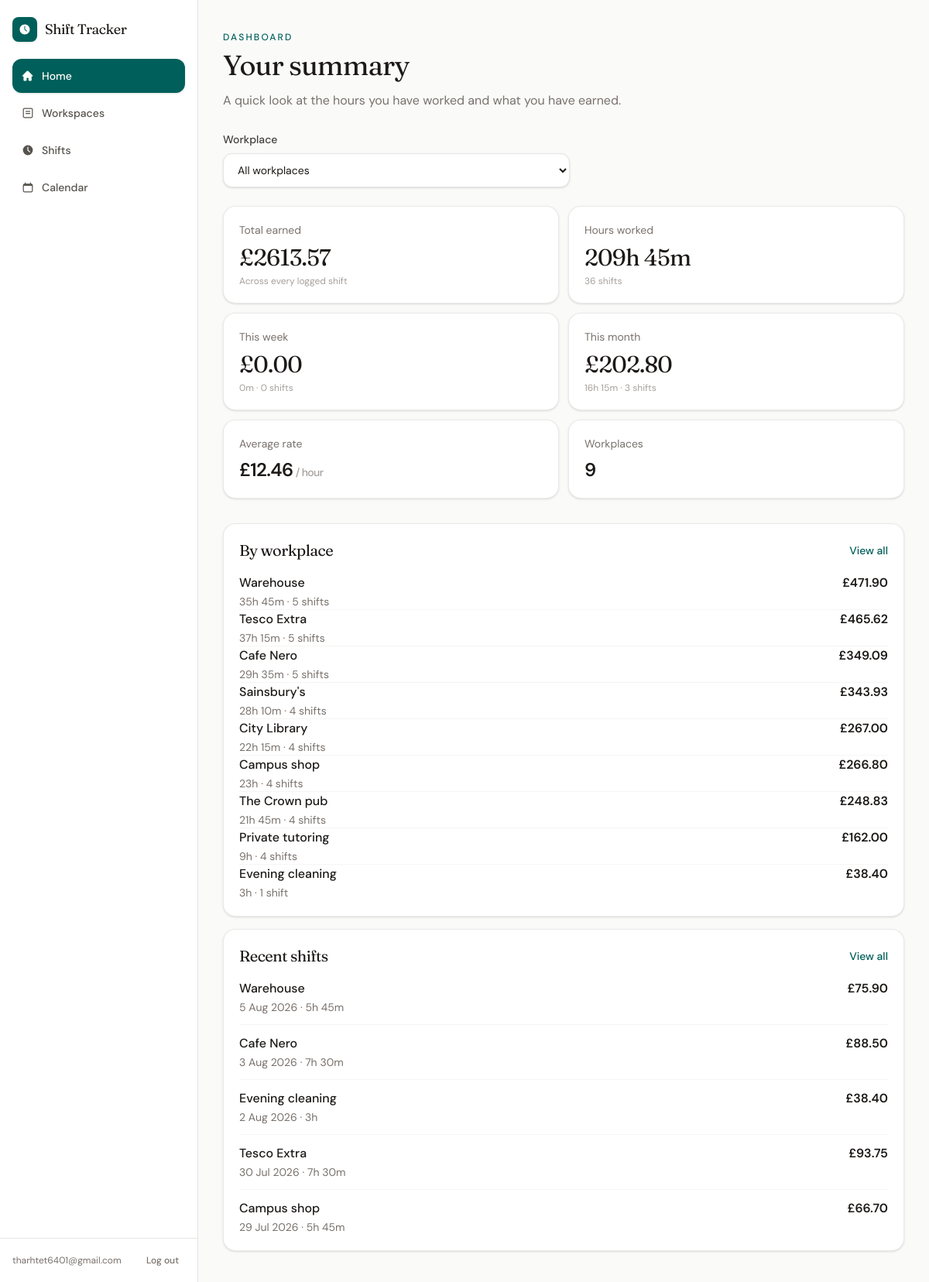
The app's page / (signed in) with its own data.
### workspaces/models.py (models this page shows, shortened)
class Workplace(models.Model):
    user = models.ForeignKey(
        settings.AUTH_USER_MODEL,
        on_delete=models.CASCADE,
        related_name="workplaces",
    )
    name = models.CharField(max_length=100)
    hourly_rate = models.DecimalField(
        max_digits=6,
        decimal_places=2,
    )
    is_active = models.BooleanField(default=True)
    created_at = models.DateTimeField(auto_now_add=True)
    updated_at = models.DateTimeField(auto_now=True)

### shifts/models.py (models this page shows, shortened)
class Shift(models.Model):
    user = models.ForeignKey(
        settings.AUTH_USER_MODEL,
        on_delete=models.CASCADE,
        related_name="shifts",
    )
    workplace = models.ForeignKey(
        Workplace,
        on_delete=models.PROTECT,
        related_name="shifts",
    )
    date = models.DateField()
    start_time = models.TimeField()
    end_time = models.TimeField()
    break_minutes = models.PositiveIntegerField(default=0)
    hourly_rate_at_time = models.DecimalField(
        max_digits=6,
        decimal_places=2,
    )
    notes = models.TextField(
        blank=True,
    )
    created_at = models.DateTimeField(auto_now_add=True)
    updated_at = models.DateTimeField(auto_now=True)
    def duration_minutes(self):
        start = datetime.combine(
            self.date,
            self.start_time,
        )
        end = datetime.combine(
            self.date,
            self.end_time,
        )
        if end <= start:
            end += timedelta(days=1)
        total_minutes = int(
            (end - start).total_seconds() / 60
        )
        return total_minutes - self.break_minutes
    def duration_hours(self):
        return Decimal(self.duration_minutes()) / Decimal("60")
    def duration_display(self):
        minutes = max(self.duration_minutes(), 0)
        hours, remaining = divmod(minutes, 60)
        if hours and remaining:
            return f"{hours}h {remaining}m"
        if hours:
            return f"{hours}h"
        return f"{remaining}m"
    def estimated_earnings(self):
        return (
            self.duration_hours()
            * self.hourly_rate_at_time
        ).quantize(Decimal("0.01"))

### shifts/views.py (the view)
# urls.py: 2. Add a URL to urlpatterns:  path('', views.home, name='home')
@login_required
def home(request):
    try:
        workplace = _dashboard_workplace(request)
        context = {"stats": dashboard_stats(request.user, workplace=workplace)}
        template = (
            "shifts/partials/dashboard.html"
            if request.headers.get("HX-Request")
            else "shifts/home.html"
        )
        return render(request, template, context)
    except Exception:
        messages.error(request, "Could not load the dashboard.")
        template = (
            "shifts/partials/dashboard.html"
            if request.headers.get("HX-Request")
            else "shifts/home.html"
        )
        return render(
            request,
            template,
            {"stats": empty_dashboard_stats()},
        )

### shifts/services.py (called while the page is built)
def format_minutes(minutes):
    minutes = max(int(minutes), 0)
    hours, remaining = divmod(minutes, 60)
    if hours and remaining:
        return f"{hours}h {remaining}m"
    if hours:
        return f"{hours}h"
    return f"{remaining}m"

def _empty_summary():
    return {
        "count": 0,
        "minutes": 0,
        "hours_display": format_minutes(0),
        "pay": Decimal("0.00"),
    }

def summarize_shifts(shifts):
    summary = _empty_summary()
    for shift in shifts:
        minutes = max(shift.duration_minutes(), 0)
        summary["count"] += 1
        summary["minutes"] += minutes
        summary["pay"] += shift.estimated_earnings()
    summary["hours_display"] = format_minutes(summary["minutes"])
    summary["pay"] = summary["pay"].quantize(Decimal("0.01"))
    return summary

def workplace_breakdown(shifts):
    grouped = defaultdict(
        lambda: {
            "id": None,
            "name": "",
            "count": 0,
            "minutes": 0,
            "pay": Decimal("0.00"),
        }
    )
    for shift in shifts:
        row = grouped[shift.workplace_id]
        row["id"] = shift.workplace_id
        row["name"] = shift.workplace.name
        row["count"] += 1
        row["minutes"] += max(shift.duration_minutes(), 0)
        row["pay"] += shift.estimated_earnings()
    results = []
    for row in grouped.values():
        row["hours_display"] = format_minutes(row["minutes"])
        row["pay"] = row["pay"].quantize(Decimal("0.01"))
        results.append(row)
    results.sort(key=lambda item: item["pay"], reverse=True)
    return results

### shifts/views.py (called while the page is built)
def _dashboard_workplace(request):
    workplace_id = request.GET.get("workplace")
    if not workplace_id:
        return None
    try:
        return Workplace.objects.get(pk=workplace_id, user=request.user)
    except (Workplace.DoesNotExist, ValueError, TypeError):
        return None

### shifts/templates/shifts/home.html (shortened to what this page needs)
{% extends "app.html" %}
{% block app_content %}
<div class="px-4 py-6 sm:px-8 sm:py-10">
    <p class="text-xs font-medium uppercase tracking-[0.18em] text-teal-800">Dashboard</p>
    <h1 class="mt-2 font-serif text-3xl tracking-tight text-stone-900 sm:text-4xl">Your summary</h1>
    <p class="mt-3 max-w-xl text-base leading-7 text-stone-500">
        A quick look at the hours you have worked and what you have earned.
    </p>
    <div id="dashboard-root" class="mt-6">
        {% include "shifts/partials/dashboard.html" %}
    </div>
</div>
{% endblock %}

### templates/app.html (shortened to what this page needs)
{% extends "base.html" %}
{% block content %}
<div id="app-shell" class="flex min-h-screen md:flex-row">
    <aside
        id="app-sidebar"
        class="fixed inset-y-0 left-0 z-50 flex w-72 max-w-[85vw] -translate-x-full flex-col border-r border-stone-200 bg-white transition-transform duration-200 md:static md:z-auto md:w-64 md:max-w-none md:translate-x-0"
    >
        <div class="flex items-center justify-between gap-3 px-4 py-3 md:py-4">
            <a href="{% url 'home' %}" class="flex min-h-11 items-center gap-2.5 text-stone-900">
                <span class="flex size-8 items-center justify-center rounded-lg bg-teal-800 text-white shadow-sm">
                </span>
                <span class="font-serif text-lg tracking-tight">Shift Tracker</span>
            </a>
        </div>
        <nav class="flex flex-1 flex-col gap-1 overflow-y-auto px-3 pb-3 md:px-4">
            <a
                href="{% url 'home' %}"
                class="flex min-h-11 items-center gap-2.5 rounded-xl px-3 text-sm font-medium transition {% if request.resolver_match.url_name == 'home' %}bg-teal-800 text-white shadow-sm{% else %}text-stone-600 hover:bg-stone-100 hover:text-stone-900{% endif %}"
            >
                Home
            </a>
            <a
                href="{% url 'workplace_list' %}"
                class="flex min-h-11 items-center gap-2.5 rounded-xl px-3 text-sm font-medium transition {% if request.resolver_match.url_name == 'workplace_list' %}bg-teal-800 text-white shadow-sm{% else %}text-stone-600 hover:bg-stone-100 hover:text-stone-900{% endif %}"
            >
                Workspaces
            </a>
            <a
                href="{% url 'shift_list' %}"
                class="flex min-h-11 items-center gap-2.5 rounded-xl px-3 text-sm font-medium transition {% if request.resolver_match.url_name == 'shift_list' %}bg-teal-800 text-white shadow-sm{% else %}text-stone-600 hover:bg-stone-100 hover:text-stone-900{% endif %}"
            >
                <svg xmlns="http://www.w3.org/2000/svg" viewBox="0 0 20 20" fill="currentColor" class="size-4">
                    <path fill-rule="evenodd" d="M10 18a8 8 0 1 0 0-16 8 8 0 0 0 0 16Zm.75-13a.75.75 0 0 0-1.5 0v5c0 .192.078.384.22.53l3 2.75a.75.75 0 0 0 1.06-1.06l-2.78-2.547V5Z" clip-rule="evenodd" />
                </svg>
                Shifts
            </a>
            <a
                href="{% url 'shift_calendar' %}"
                class="flex min-h-11 items-center gap-2.5 rounded-xl px-3 text-sm font-medium transition {% if request.resolver_match.url_name == 'shift_calendar' %}bg-teal-800 text-white shadow-sm{% else %}text-stone-600 hover:bg-stone-100 hover:text-stone-900{% endif %}"
            >
                Calendar
            </a>
        </nav>
        <div class="mt-auto flex items-center justify-between gap-2 border-t border-stone-200 px-4 py-4">
            <span class="truncate text-xs text-stone-500">{{ user.email }}</span>
            <a
                href="{% url 'account_logout' %}"
                class="shrink-0 rounded-lg px-2 py-1 text-xs font-medium text-stone-500 transition hover:bg-stone-100 hover:text-stone-900"
            >
                Log out
            </a>
        </div>
    </aside>
    <div class="flex min-w-0 flex-1 flex-col">
        <div class="min-w-0 flex-1">
            {% block app_content %}{% endblock %}
        </div>
    </div>
</div>
{% endblock %}

### shifts/templates/shifts/partials/dashboard.html (shortened to what this page needs)
<div class="form-control max-w-md">
    <label for="dashboard-workplace" class="text-sm font-medium text-stone-700">Workplace</label>
    <select
        id="dashboard-workplace"
        name="workplace"
        hx-get="{% url 'home' %}"
        hx-target="#dashboard-root"
        hx-swap="innerHTML"
        hx-push-url="true"
        hx-include="this"
        class="mt-1.5"
    >
        <option value="" {% if not stats.selected_workplace %}selected{% endif %}>
            All workplaces
        </option>
    </select>
</div>
<div class="mt-6 grid gap-3 sm:grid-cols-2 xl:grid-cols-4">
    <div class="rounded-2xl border border-stone-200/80 bg-white p-5 shadow-sm">
        <p class="text-sm text-stone-500">Total earned</p>
        <p class="mt-2 font-serif text-3xl tracking-tight text-stone-900">£{{ stats.all_time.pay }}</p>
        <p class="mt-1 text-xs text-stone-400">
            {% if stats.selected_workplace %}
                At {{ stats.selected_workplace.name }}
            {% else %}
                Across every logged shift
            {% endif %}
        </p>
    </div>
    <div class="rounded-2xl border border-stone-200/80 bg-white p-5 shadow-sm">
        <p class="text-sm text-stone-500">Hours worked</p>
        <p class="mt-2 font-serif text-3xl tracking-tight text-stone-900">{{ stats.all_time.hours_display }}</p>
        <p class="mt-1 text-xs text-stone-400">{{ stats.all_time.count }} shift{{ stats.all_time.count|pluralize }}</p>
    </div>
    <div class="rounded-2xl border border-stone-200/80 bg-white p-5 shadow-sm">
        <p class="text-sm text-stone-500">This week</p>
        <p class="mt-2 font-serif text-3xl tracking-tight text-stone-900">£{{ stats.week.pay }}</p>
        <p class="mt-1 text-xs text-stone-400">{{ stats.week.hours_display }} · {{ stats.week.count }} shift{{ stats.week.count|pluralize }}</p>
    </div>
    <div class="rounded-2xl border border-stone-200/80 bg-white p-5 shadow-sm">
        <p class="text-sm text-stone-500">This month</p>
        <p class="mt-2 font-serif text-3xl tracking-tight text-stone-900">£{{ stats.month.pay }}</p>
        <p class="mt-1 text-xs text-stone-400">{{ stats.month.hours_display }} · {{ stats.month.count }} shift{{ stats.month.count|pluralize }}</p>
    </div>
</div>
<div class="mt-3 grid gap-3 sm:grid-cols-2">
    <div class="rounded-2xl border border-stone-200/80 bg-white p-5 shadow-sm">
        <p class="text-sm text-stone-500">Average rate</p>
        <p class="mt-2 text-2xl font-semibold tracking-tight text-stone-900">£{{ stats.average_rate }}<span class="text-sm font-medium text-stone-400"> / hour</span></p>
    </div>
    <div class="rounded-2xl border border-stone-200/80 bg-white p-5 shadow-sm">
        <p class="text-sm text-stone-500">{% if stats.selected_workplace %}Workplace{% else %}Workplaces{% endif %}</p>
        <p class="mt-2 truncate text-2xl font-semibold tracking-tight text-stone-900">
            {% if stats.selected_workplace %}
                {{ stats.selected_workplace.name }}
            {% else %}
                {{ stats.workplace_count }}
            {% endif %}
        </p>
    </div>
</div>
{% if stats.has_shifts %}
    <div class="mt-8 grid gap-4 xl:grid-cols-2">
        {% if not stats.selected_workplace %}
            <section class="rounded-2xl border border-stone-200/80 bg-white p-5 shadow-sm">
                <div class="flex items-center justify-between gap-3">
                    <h2 class="font-serif text-xl tracking-tight text-stone-900">By workplace</h2>
                    <a href="{% url 'workplace_list' %}" class="text-sm font-medium text-teal-800 hover:underline">View all</a>
                </div>
                <ul class="mt-4 divide-y divide-stone-100">
                    {% for workplace in stats.by_workplace %}
                        <li>
                            <a
                                href="{% url 'home' %}?workplace={{ workplace.id }}"
                                hx-get="{% url 'home' %}?workplace={{ workplace.id }}"
                                hx-target="#dashboard-root"
                                hx-swap="innerHTML"
                                hx-push-url="true"
                                class="flex items-start justify-between gap-3 py-3 first:pt-0 last:pb-0 hover:text-teal-800"
                            >
                                <div class="min-w-0">
                                    <p class="truncate font-medium text-stone-900">{{ workplace.name }}</p>
                                    <p class="mt-0.5 text-sm text-stone-500">
                                        {{ workplace.hours_display }} · {{ workplace.count }} shift{{ workplace.count|pluralize }}
                                    </p>
                                </div>
                                <p class="shrink-0 font-semibold text-stone-900">£{{ workplace.pay }}</p>
                            </a>
                        </li>
                    {% endfor %}
                </ul>
            </section>
        {% endif %}
        <section class="rounded-2xl border border-stone-200/80 bg-white p-5 shadow-sm {% if stats.selected_workplace %}xl:col-span-2{% endif %}">
            <div class="flex items-center justify-between gap-3">
                <h2 class="font-serif text-xl tracking-tight text-stone-900">Recent shifts</h2>
                <a href="{% url 'shift_list' %}" class="text-sm font-medium text-teal-800 hover:underline">View all</a>
            </div>
            <ul class="mt-4 divide-y divide-stone-100">
                {% for shift in stats.recent_shifts %}
                    <li class="flex items-start justify-between gap-3 py-3 first:pt-0 last:pb-0">
                        <div class="min-w-0">
                            <p class="truncate font-medium text-stone-900">{{ shift.workplace.name }}</p>
                            <p class="mt-0.5 text-sm text-stone-500">
                                {{ shift.date }} · {{ shift.duration_display }}
                            </p>
                        </div>
                        <p class="shrink-0 font-semibold text-stone-900">£{{ shift.estimated_earnings }}</p>
                    </li>
                {% endfor %}
            </ul>
        </section>
    </div>
{% endif %}

### records on screen
Workplace: name "Warehouse"
Workplace: name "Tesco Extra"
Workplace: name "Cafe Nero"
Workplace: name "Sainsbury's"
Workplace: name "City Library"
Workplace: name "Campus shop"
Workplace: name "The Crown pub"
Workplace: name "Private tutoring"
Workplace: name "Evening cleaning"
Shift: workplace.name "Warehouse", date "5 Aug 2026", duration_display "5h 45m", estimated_earnings "75.90"
Shift: workplace.name "Cafe Nero", date "3 Aug 2026", duration_display "7h 30m", estimated_earnings "88.50"
Shift: workplace.name "Evening cleaning", date "2 Aug 2026", duration_display "3h", estimated_earnings "38.40"
Shift: workplace.name "Tesco Extra", date "30 Jul 2026", duration_display "7h 30m", estimated_earnings "93.75"
Shift: workplace.name "Campus shop", date "29 Jul 2026", duration_display "5h 45m", estimated_earnings "66.70"

### other values on screen
{{ user.email }} "tharhtet6401@gmail.com"
{{ stats.all_time.pay }} "2613.57"
{{ stats.all_time.hours_display }} "209h 45m"
{{ stats.all_time.count }} "36"
{{ stats.week.pay }} "0.00"
{{ stats.week.hours_display }} "0m"
{{ stats.week.count }} "0"
{{ stats.month.pay }} "202.80"
{{ stats.month.hours_display }} "16h 15m"
{{ stats.month.count }} "3"
{{ stats.average_rate }} "12.46"
{{ stats.workplace_count }} "9"
{{ workplace.hours_display }} "35h 45m" "37h 15m" "29h 35m" "28h 10m" "22h 15m" "23h" "21h 45m" "9h" "3h"
{{ workplace.count }} "5" "5" "5" "4" "4" "4" "4" "4" "1"
{{ workplace.pay }} "471.90" "465.62" "349.09" "343.93" "267.00" "266.80" "248.83" "162.00" "38.40"
